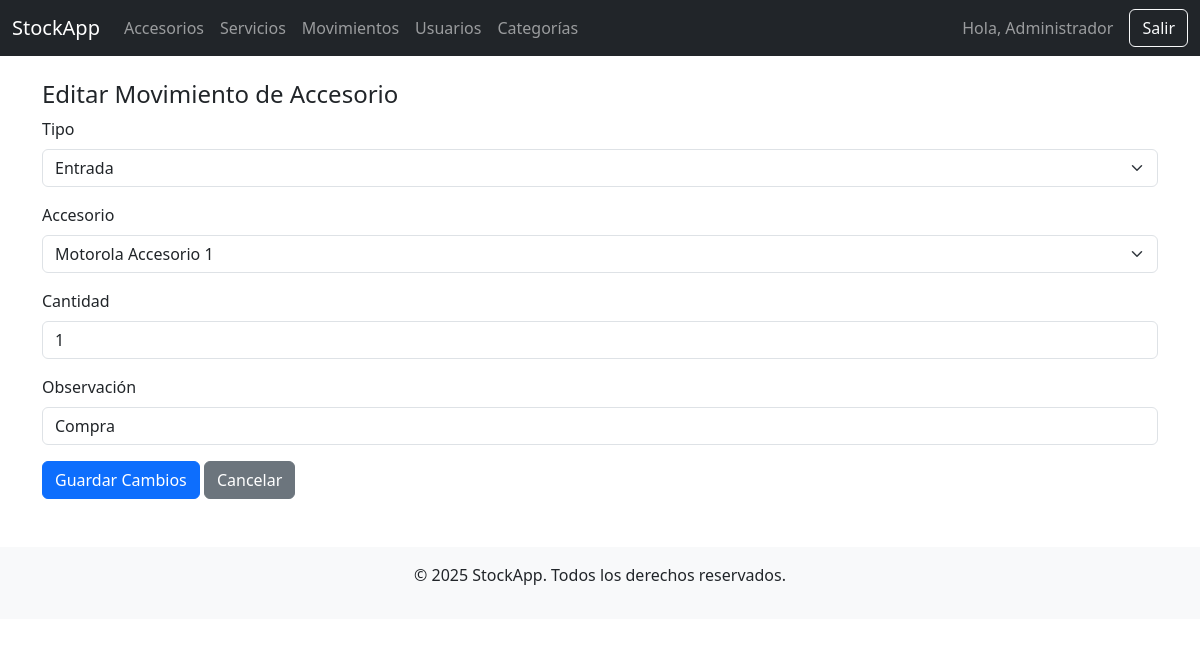
/movimientos/editar_accesorio.php?id=16 (signed in), run on the app's committed database.
### tables this page shows
CREATE TABLE `movimientos` (
  `id` int(11) NOT NULL,
  `usuario_id` int(11) DEFAULT NULL,
  `tipo` enum('entrada','salida','servicio') NOT NULL,
  `sector` enum('accesorio','servicio') NOT NULL,
  `item_id` int(11) NOT NULL,
  `cantidad` int(11) NOT NULL,
  `total` decimal(10,2) NOT NULL,
  `observacion` text DEFAULT NULL,
  `activo` tinyint(1) DEFAULT 1,
  `creado_en` timestamp NOT NULL DEFAULT current_timestamp()
);

### movimientos/editar_accesorio.php (the view, shortened to what this page needs)
<?php
require_once '../config/database.php';
$id = $_GET['id'] ?? null;
$stmt = $pdo->prepare("SELECT * FROM movimientos WHERE id = ? AND sector = 'accesorio'");
$stmt->execute([$id]);
$mov = $stmt->fetch();
$accesorios = $pdo->query("SELECT id, CONCAT(marca, ' ', nombre) AS nombre FROM accesorios WHERE activo = 1 ORDER BY nombre")->fetchAll();
?>
<?php include '../includes/header.php'; ?>
<?php include '../includes/navbar.php'; ?>
<div class="container mt-4">
    <h4>Editar Movimiento de Accesorio</h4>
    <form method="POST" class="row g-3">
        <div class="col-12">
            <label class="form-label">Tipo</label>
            <select name="tipo" class="form-select" required>
                <option value="entrada" <?= $mov['tipo'] === 'entrada' ? 'selected' : '' ?>>Entrada</option>
            </select>
        </div>
        <div class="col-12">
            <label class="form-label">Accesorio</label>
            <select name="item_id" class="form-select" required>
                <?php foreach ($accesorios as $a): ?>
                    <option value="<?= $a['id'] ?>" <?= $a['id'] == $mov['item_id'] ? 'selected' : '' ?>>
                        <?= htmlspecialchars($a['nombre']) ?>
                    </option>
                <?php endforeach; ?>
            </select>
        </div>
        <div class="col-12">
            <label class="form-label">Cantidad</label>
            <input type="number" name="cantidad" class="form-control" min="1" value="<?= $mov['cantidad'] ?>" required>
        </div>
        <div class="col-12">
            <label class="form-label">Observación</label>
            <input type="text" name="observacion" class="form-control" value="<?= htmlspecialchars($mov['observacion']) ?>">
        </div>
        <div class="col-12">
            <button type="submit" class="btn btn-primary">Guardar Cambios</button>
            <a href="historial.php" class="btn btn-secondary">Cancelar</a>
        </div>
    </form>
</div>
<?php include '../includes/footer.php'; ?>

### data on the page
movimientos: tipo "Entrada", item_id "Motorola Accesorio 1", cantidad "1", observacion "Compra"

### other printed values
$_SESSION['nombre'] "Administrador"
